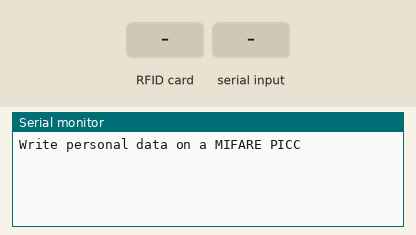
Bench run of a sketch on a simulated Arduino Uno, built with avr-gcc and run on an emulated ATmega328P. Parts: the last lines printed to the serial monitor. Inputs (shaded band) come from the test bench.

Above: at 1.2 s.
1.3 s: RFID card 5E 7A 19 C4 held to the reader
At 2.3 s:
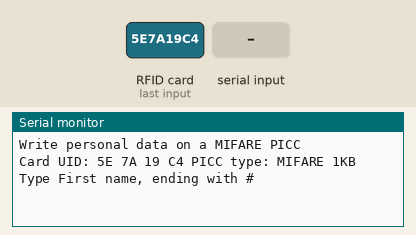
2.8 s: "1#" received over Serial
At 3.7 s:
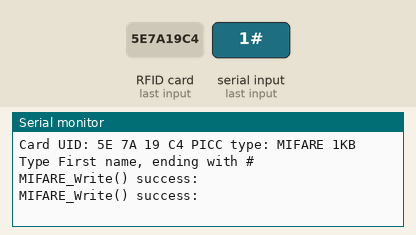

The sketch:

week4_writeinfo.ino
```cpp
#include <MFRC522.h>
#define RST_PIN         9
#define SS_PIN          10
MFRC522 mfrc522(SS_PIN, RST_PIN);
void setup() {
  Serial.begin(9600);
  SPI.begin();
  mfrc522.PCD_Init();
  Serial.println(F("Write personal data on a MIFARE PICC "));
}
void loop() {
  MFRC522::MIFARE_Key key;
  for (byte i = 0; i < 6; i++)
  key.keyByte[i] = 0xFF;
  if ( ! mfrc522.PICC_IsNewCardPresent()) {
    return;
  }
  if ( ! mfrc522.PICC_ReadCardSerial()) {
    return;
  }
  Serial.print(F("Card UID:"));
  for (byte i = 0; i < mfrc522.uid.size; i++) {
    Serial.print(mfrc522.uid.uidByte[i] < 0x10 ? " 0" : " ");
    Serial.print(mfrc522.uid.uidByte[i], HEX);
  }
  Serial.print(F(" PICC type: "));
  MFRC522::PICC_Type piccType = mfrc522.PICC_GetType(mfrc522.uid.sak);
  Serial.println(mfrc522.PICC_GetTypeName(piccType));
  byte buffer[34];
  byte block;
  MFRC522::StatusCode status;
  byte len;
  Serial.setTimeout(10000L) ;
  // Ask personal data: First name
  Serial.println(F("Type First name, ending with #"));
  len = Serial.readBytesUntil('#', (char *) buffer, 20) ;
  for (byte i = len; i < 20; i++) buffer[i] = ' ';
  block = 1;
  status = mfrc522.PCD_Authenticate(MFRC522::PICC_CMD_MF_AUTH_KEY_A, block, &key, &(mfrc522.uid));
  if (status != MFRC522::STATUS_OK) {
    Serial.print(F("PCD_Authenticate() failed: "));
    Serial.println(mfrc522.GetStatusCodeName(status));
    return;
  }
  status = mfrc522.MIFARE_Write(block, buffer, 16);
  if (status != MFRC522::STATUS_OK) {
    Serial.print(F("MIFARE_Write() failed: "));
    Serial.println(mfrc522.GetStatusCodeName(status));
    return;
  }
  else Serial.println(F("MIFARE_Write() success: "));
  block = 2;
  status = mfrc522.PCD_Authenticate(MFRC522::PICC_CMD_MF_AUTH_KEY_A, block, &key, &(mfrc522.uid));
  if (status != MFRC522::STATUS_OK) {
    Serial.print(F("PCD_Authenticate() failed: "));
    Serial.println(mfrc522.GetStatusCodeName(status));
    return;
  }
  status = mfrc522.MIFARE_Write(block, &buffer[16], 16);
  if (status != MFRC522::STATUS_OK) {
    Serial.print(F("MIFARE_Write() failed: "));
    Serial.println(mfrc522.GetStatusCodeName(status));
    return;
  }
  else Serial.println(F("MIFARE_Write() success: "));
  Serial.println(" ");
  mfrc522.PICC_HaltA();
  mfrc522.PCD_StopCrypto1();
}
```

Measured:
- after the input at 1.3 s, the serial monitor: prints a new line at once (image 1)
- after the input at 2.8 s, the serial monitor: prints a new line at once (image 2)
